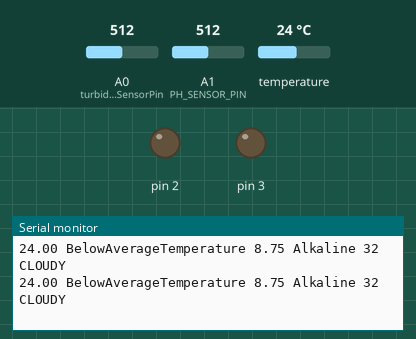
The sketch below on a simulated Arduino Uno, built with avr-gcc and run on an emulated ATmega328P. Parts: output pins drawn as LEDs (lit = HIGH), the last lines printed to the serial monitor. The inputs (shaded band) are chosen by the test bench; at power-on: A0 (turbiditySensorPin) = 512, A1 (PH_SENSOR_PIN) = 512, temperature 24 °C.

Above: at 10.4 s.
10.5 s: A0 (turbiditySensorPin) set to 596
At 12.6 s:
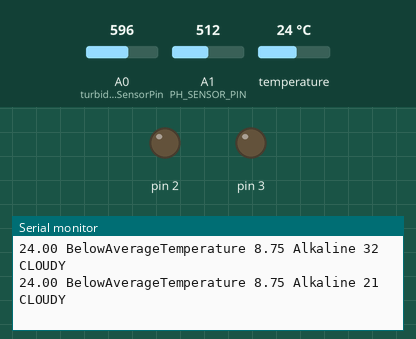
14.2 s: A0 (turbiditySensorPin) set to 621
At 15.8 s:
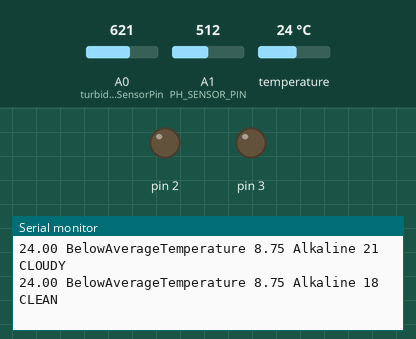
18.8 s: A1 (PH_SENSOR_PIN) set to 541
At 21.2 s:
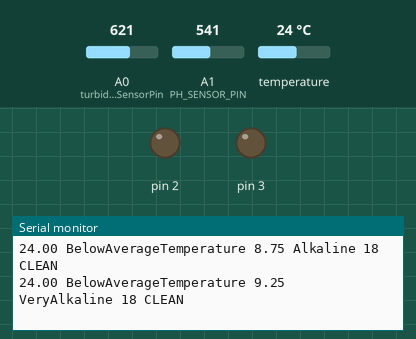

Measured:
- the behaviour switches between 607 and 608 on A0 (turbiditySensorPin) (found by bisection; images 1 and 2)
- the behaviour switches between 526 and 527 on A1 (PH_SENSOR_PIN) (found by bisection; images 2 and 3)
- after the input at 10.5 s, the serial monitor: prints a new line after 1.3 s (image 1)
- after the input at 14.2 s, the serial monitor: prints a new line after 0.41 s (image 2)
- after the input at 18.8 s, the serial monitor: prints a new line after 1.3 s (image 3)

The sketch:

arduino.ino
```cpp
#include <OneWire.h>
#include <DallasTemperature.h>

#define ONE_WIRE_BUS 4 // Pin where the DS18B20 is connected
#define PH_SENSOR_PIN A1 // Pin where the Gravity pH sensor is connected
#define TURBIDITY_SENSOR_PIN A3 // Pin where the Turbidity sensor is connected

OneWire oneWire(ONE_WIRE_BUS);
DallasTemperature sensors(&oneWire);

float temperature = 0.0;
float dissolvedOxygen = 0.0;
float pHValue = 0.0;

float doCalibrationFactor = 0.72; // Adjust according to your sensor's calibration

int turbiditySensorPin = A0;

void setup() {
  Serial.begin(9600);
  sensors.begin();

  pinMode(2, OUTPUT);
  pinMode(3, OUTPUT);
  pinMode(4, OUTPUT);
}

void loop() {
  // Get temperature from DS18B20
  sensors.requestTemperatures();
  temperature = sensors.getTempCByIndex(0);

  // Get pH value
  int pHSensorValue = analogRead(PH_SENSOR_PIN);
  pHValue = (pHSensorValue * 5.0 / 1024.0) * 3.5; // Adjust 3.5 as necessary based on your calibration

  // Get turbidity value
  int sensorValue = analogRead(turbiditySensorPin);
  int turbidity = map(sensorValue, 0, 750, 100, 0);

  // Print sensor values to Serial
  // Serial.print("Temperature (C): ");
  Serial.print(temperature);
  // Serial.println("°C");

  Serial.print(" ");

  if (temperature >= 26 && temperature <= 32) {
    Serial.print("NormalTemperature");
  }
  else if (temperature < 26 && temperature > 20) {
    Serial.print("BelowAverageTemperature");
  }
  else if (temperature <= 20) {
    Serial.print("ColdTemperature");
  }
  else if (temperature > 26 && temperature < 35) {
    Serial.print("AboveAverageTemperature");
  }
  else if (temperature >= 35) {
    Serial.print("HotTemperature");
  }

  Serial.print(" ");

  // Serial.print("pH Value: ");
  Serial.print(pHValue);
  Serial.print(" ");
if (pHValue < 4) {
    Serial.print("VeryAcidic");
} else if (pHValue >= 4 && pHValue < 6) {
    Serial.print("Acidic");
} else if (pHValue >= 6 && pHValue <= 7.5) {
    Serial.print("NormalpH");
} else if (pHValue > 7 && pHValue <= 9) {
    Serial.print("Alkaline");
} else if (pHValue > 9) {
    Serial.print("VeryAlkaline");
}

  // Serial.print("Turbidity Sensor Value: ");
  // Serial.println(sensorValue);

  // Serial.print("Turbidity: ");
  Serial.print(" ");
  Serial.print(turbidity);
    Serial.print(" ");


  // Determine water status based on turbidity
  if (turbidity < 20) {
    Serial.print("CLEAN");
  }
  else if (turbidity >= 20 && turbidity < 50) {
    Serial.print("CLOUDY");
  }
  else if (turbidity >= 50) {
    Serial.print("DIRTY");
  }

  Serial.println();

  // Delay for readability
  delay(2000);
}
```
